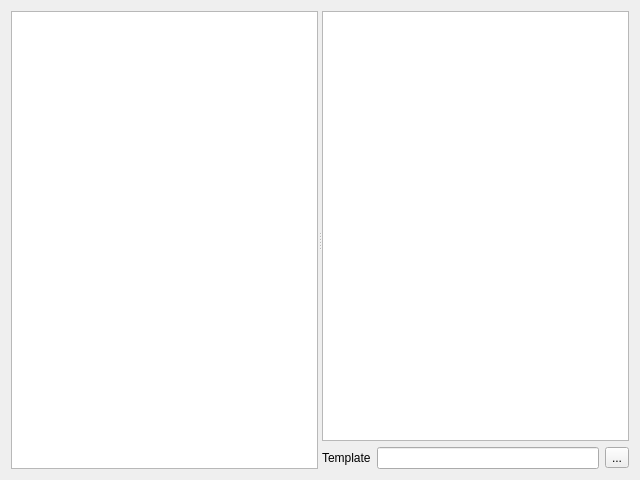
<?xml version="1.0" encoding="UTF-8"?>
<ui version="4.0">
 <class>TemplViewer</class>
 <widget class="QWidget" name="TemplViewer">
  <property name="geometry">
   <rect>
    <x>0</x>
    <y>0</y>
    <width>640</width>
    <height>480</height>
   </rect>
  </property>
  <property name="windowTitle">
   <string>Template with data</string>
  </property>
  <layout class="QVBoxLayout" name="verticalLayout_4">
   <item>
    <widget class="QSplitter" name="c_splitter">
     <property name="frameShape">
      <enum>QFrame::NoFrame</enum>
     </property>
     <property name="lineWidth">
      <number>0</number>
     </property>
     <property name="orientation">
      <enum>Qt::Horizontal</enum>
     </property>
     <widget class="QStackedWidget" name="c_stacked">
      <property name="frameShape">
       <enum>QFrame::NoFrame</enum>
      </property>
      <property name="frameShadow">
       <enum>QFrame::Plain</enum>
      </property>
      <property name="lineWidth">
       <number>0</number>
      </property>
      <property name="currentIndex">
       <number>1</number>
      </property>
      <widget class="QWidget" name="page_viewer">
       <layout class="QVBoxLayout" name="verticalLayout_3">
        <property name="spacing">
         <number>0</number>
        </property>
        <property name="leftMargin">
         <number>0</number>
        </property>
        <property name="topMargin">
         <number>0</number>
        </property>
        <property name="rightMargin">
         <number>0</number>
        </property>
        <property name="bottomMargin">
         <number>0</number>
        </property>
        <item>
         <widget class="WebView" name="c_viewer"/>
        </item>
       </layout>
      </widget>
      <widget class="QWidget" name="page_editor">
       <layout class="QVBoxLayout" name="verticalLayout_2">
        <property name="spacing">
         <number>0</number>
        </property>
        <property name="leftMargin">
         <number>0</number>
        </property>
        <property name="topMargin">
         <number>0</number>
        </property>
        <property name="rightMargin">
         <number>0</number>
        </property>
        <property name="bottomMargin">
         <number>0</number>
        </property>
        <item>
         <widget class="CodeTextEdit" name="c_editor"/>
        </item>
       </layout>
      </widget>
     </widget>
     <widget class="QWidget" name="layoutWidget">
      <layout class="QVBoxLayout" name="verticalLayout">
       <item>
        <widget class="QTreeView" name="c_vars"/>
       </item>
       <item>
        <layout class="QHBoxLayout" name="horizontalLayout">
         <item>
          <widget class="QLabel" name="c_var_label">
           <property name="text">
            <string>Template</string>
           </property>
          </widget>
         </item>
         <item>
          <widget class="QLineEdit" name="c_templ"/>
         </item>
         <item>
          <widget class="QToolButton" name="c_sel_templ">
           <property name="text">
            <string>...</string>
           </property>
          </widget>
         </item>
        </layout>
       </item>
      </layout>
     </widget>
    </widget>
   </item>
  </layout>
 </widget>
 <customwidgets>
  <customwidget>
   <class>CodeTextEdit</class>
   <extends>QPlainTextEdit</extends>
   <header location="global">exdrf_qt.controls.templ_viewer.code_text_edit</header>
  </customwidget>
  <customwidget>
   <class>WebView</class>
   <extends>QWidget</extends>
   <header location="global">exdrf_qt.controls.templ_viewer.view_widget</header>
  </customwidget>
 </customwidgets>
 <resources/>
 <connections/>
</ui>
